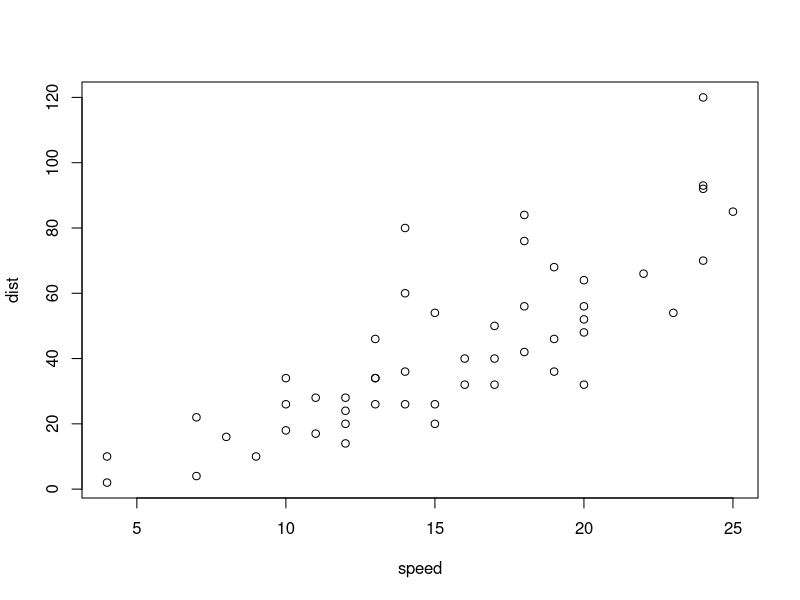
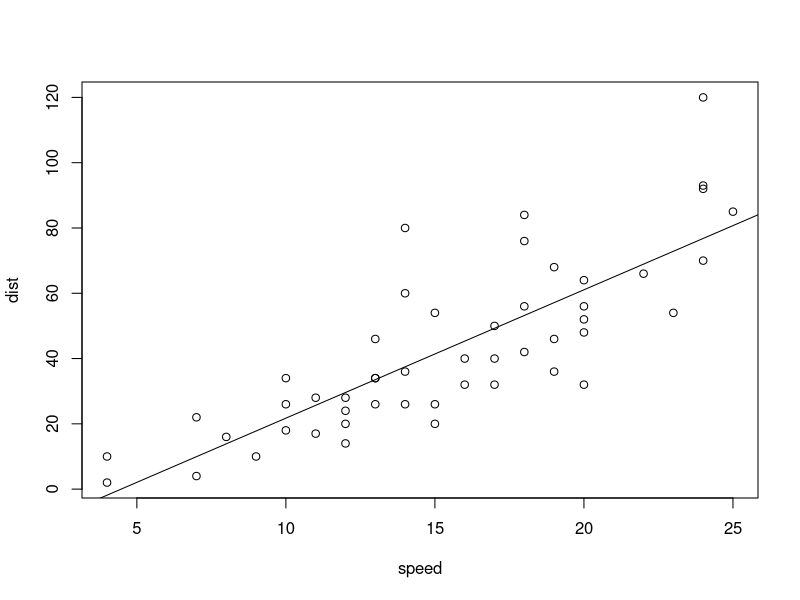
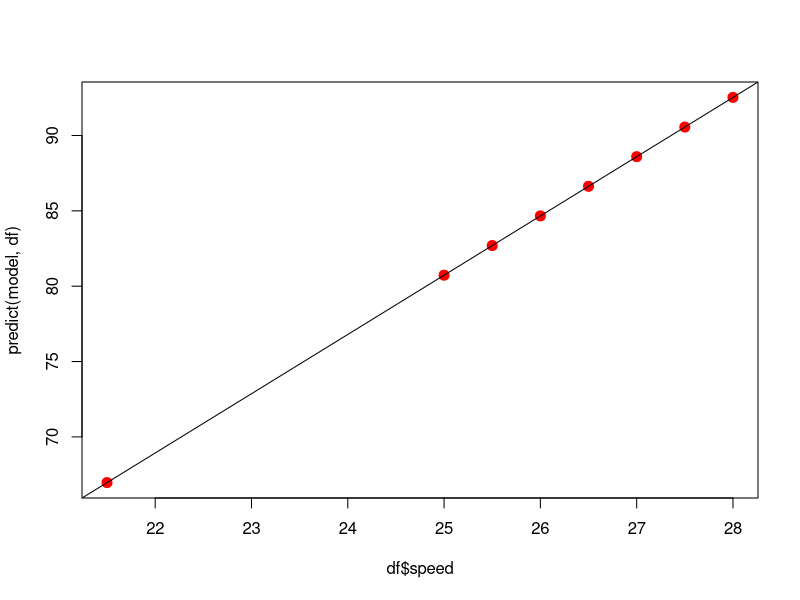
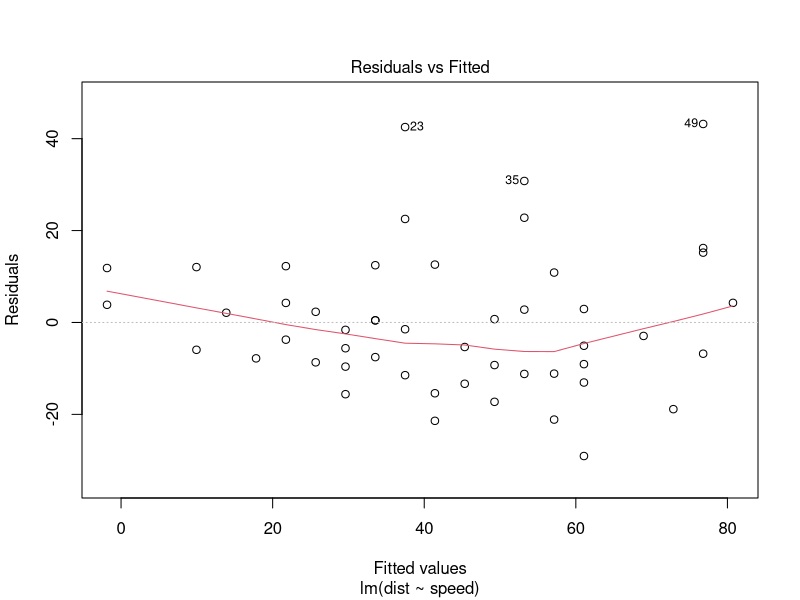
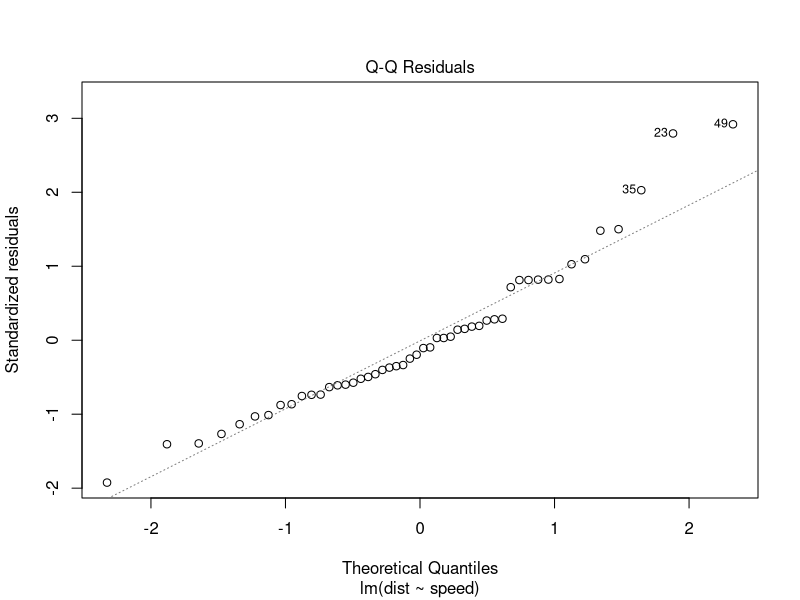
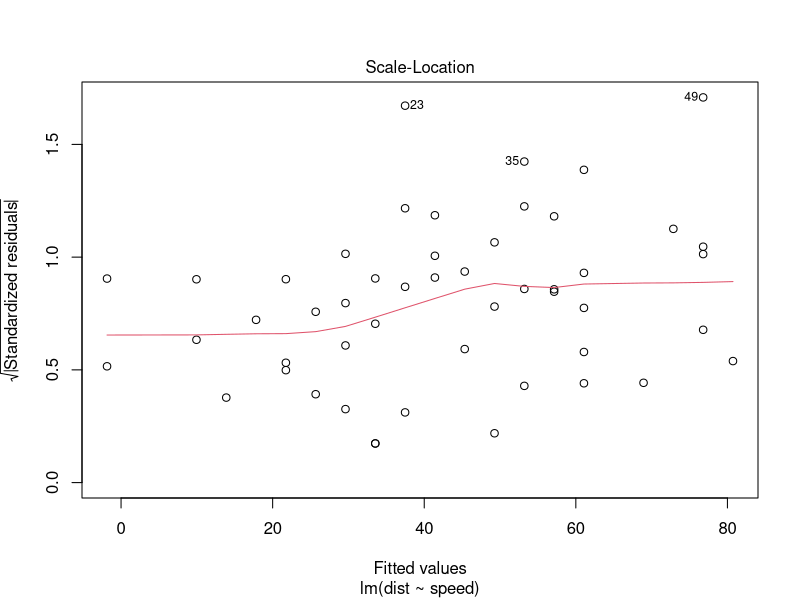
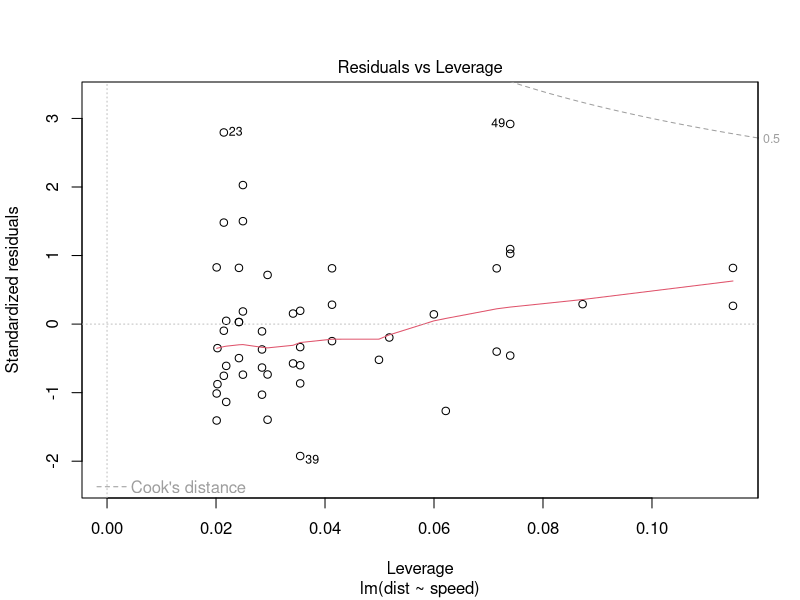
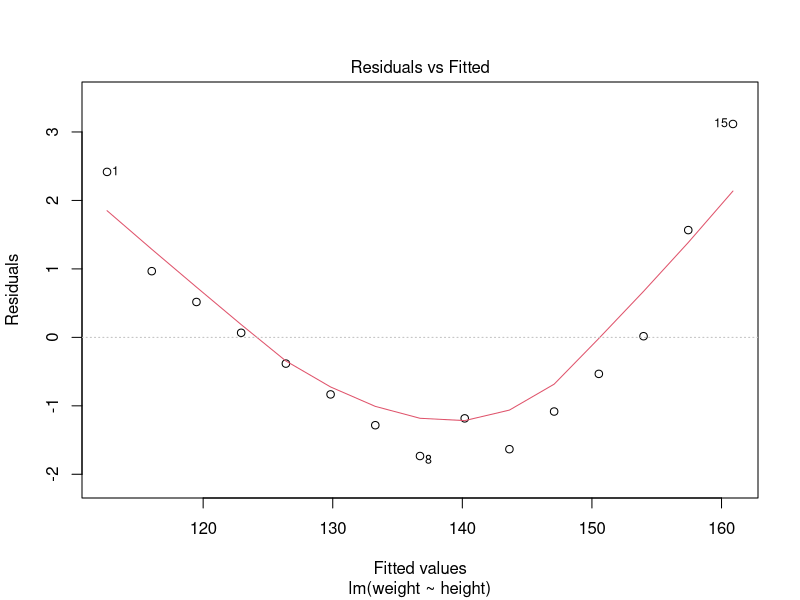

Recreate these plots in R, in order.
#
# 14일차
#
# 단순선형 회귀분석( simple linear regression analysis )
#
# Modeling : 현실 세계에서 일어나는 현상을 수학식으로 표현하는 행위
#
# 데이터 과학에서
# 독립변수 x를 설명변수(explanatory variable), 특징(feature)
# 종속변수 y를 반응변수(response variable), 레이블(lable)
# x가 입력되면 y를 맞추어야 하는 문제, y를 ground truth로 간주
#
#                               ( 훈련 data )
# 데이터 과학에서 Modeling이란, 수집한 data를 이용하여 최적의 모델을 찾아내는 과정
#
# 최적의 모델을 찾는 과정
# 모델 : y = Wx + b -> W, b를 계수(매개변수)
#
# 1. 모델 선택 : 선형 방정식 선택
# 2. 주어진 data(훈련 data)를 적용하여 매개변수 결정
#     -> lm()
# 3. 예측은 훈련 data에 없는 "새로운 data로" 모델이 레이블을 추정하는 과정
#     -> predict() * 예측 할 땐 훈련 데이터가 아닌 걸로 해야 함.
# 4. ★ 완성된 모델에 대한 품질 평가 ★
#     -> summary() : 결과 이해 -> p값 : 회귀선을 기준으로 데이터가 퍼져있는지 모여있는지 확인할 수 있다.
#
# 회귀분석(Regression Analysis)
#   관찰된 연속형 변수들에 대해 두 변수 사이의 모형을 구한 뒤, 적합도를 측정해 내는 분석방법.
#
#   시간에 따라 변화하는 데이터나 어떤 여향(? 영향?), 가설적 실험,
#   인과 관계의 모델링 등의 통계적 예측에 이용될 수 있다.
#
# 단순선형 회귀분석(simple linear regression analysis)
#   독립변수와 종속변수와의 관계가 선형으로 표현
#   하나의 독립변수를 다루는 분석방법
#
# 단순선형 회귀모델의 회귀식 : y = Wx + b(W, b는 상수)
#         W,b는 어떻게 찾을 수 있을까?
#         x,y로 구성된 data를 이용하여 W,b를 찾아내는 모델

# 주행거리와 제동거리 사이의 회귀모델
str( cars )
head( cars )

# 산점도를 통한 선형 관계 확인
plot( dist ~ speed, data = cars )
plot( cars )

# 회귀모델 구하기,
# 종속(반응)변수 - 독립(설명)변수 순서로 지정                   y(dist) = Wx(speed) + b
# 어떤 변수가 종속변수이고 독립변수인지 정하는 게 중요
model <- lm( dist~speed, cars)  # lm(종속변수(y) ~ 설명변수(x), 데이터셋) => W와 b를 찾아내라. -> model에 저장
model

# Call:
#lm(formula = dist ~ speed, data = cars)
# 
# Coefficients(계수, 매개변수):
#   (Intercept)        speed  
#       -17.579        3.932  
#    b값(절편)      W값(기울기)
# y = 3.932 * X - 17.579

# 회귀선과 차이값이 제일 작은 선 찾기 -> 평균제곱오차법?
abline(model)

coef( model )                        # 매개변수(계수) - w,b 값 출력
cars
fitted( model )                      # 훈련 data에 있는 샘플에 대한 예측값
residuals( model )                   # 잔차 : 실제 값과 회귀식으로 추정된 값과의 차이
deviance( model ) / length( cars$speed ) # 잔차 제곱합을 평균제곱오차(MES:mean squared error)로 변환

b <- coef( model )[1]
w <- coef( model )[2]

speed <- 21.5
dist <- w * speed + b
dist


df <- data.frame( speed = c(21.5,25.0,25.5,26.0,
                            26.5,27.0,27.5,28.0))
predict( model, df )  #예측 수행 함수
plot( df$speed, predict( model, df ), col = 'red',
      cex = 2, pch = 20)
abline( model )

speed <- cars[,1]
pred <- w * speed + b
pred

compare <- data.frame( pred, cars[,2],
                       pred - cars[,2])
compare

colnames( compare ) <- c('예상','실제','오차')

head( fitted( model ) , 3 )       # 예측
head( residuals( model ), 3 )     # 추정된 값과의 차이
head( compare, 3 )

summary( model )
# 평균은 클수록, 분산은 작을수록, 데이터 크기가 클수록 믿음이 커진다. -> t-통계량(t-statistics) / t-값(t-value)
# t-값이 크면 대립가설에 대한 믿음이 강해진다.
# t-값이 작으면 대립가설에 대한 믿음이 약해진다.
# 데이터를 통해 '대립가설이 통계학적으로 유의미하다'라는 것을 증명하고 확인하는 작업을
# t-검정(t-test)라고 한다.
#
# '귀무가설이 참이라고 가정했을 때, 표본으로부터 얻어지는 통계치가 나타날(관측될) 확률'을 계산하는데
# 이 때 계산된 확률값을 p값이라 한다.
#
# p값이 매우 낮으면, 이러한 표본 통계값은 우연히 나타나기 어려운 케이스이기 때문에,
# 우리는 귀무가설을 채택하지 않고(기각하고), 대안적인 가설인 가설, 즉 대립가설을 채택한다.
# 귀무/대립가설을 택하는 p값의 기준 = 0.05

# 귀무가설 : 검증하고 하는 가설. 자연적으로 보다 발생할 확률이 높은 쪽. "긍정적","같다","순수하다" ...
# 대립가설 : 귀무가설에 대립되는 가설. 발생할 확률이 낮은 쪽. "부정적","다르다","변한다","차이가 있다" ...

# Call:
#   lm(formula = dist ~ speed, data = cars)
# 
# Residuals:
#   Min      1Q  Median      3Q     Max 
# -29.069  -9.525  -2.272   9.215  43.201 
# 
# Coefficients:
#            Estimate Std. Error   t value  Pr(>|t|)    
# (Intercept) -17.5791     6.7584  -2.601   0.0123 *  
#   speed       3.9324     0.4155   9.464   1.49e-12 ***
#   ---
#   Signif. codes:  0 ‘***’ 0.001 ‘**’ 0.01 ‘*’ 0.05 ‘.’ 0.1 ‘ ’ 1
# 
# Residual standard error: 15.38 on 48 degrees of freedom
# Multiple R-squared:  0.6511,	Adjusted R-squared:  0.6438 
# F-statistic: 89.57 on 1 and 48 DF,  p-value: 1.49e-12

str( cars )
head( cars )
car_model <- lm( dist ~ speed, data = cars )
coef( car_model )
plot( car_model )
abline( car_model, col = 'red')
summary( car_model )

# Coefficients:
#            Estimate Std.  Error   t value  Pr(>|t|)    
# (Intercept) -17.5791     6.7584  -2.601   0.0123 *  
#   speed       3.9324     0.4155   9.464   1.49e-12 ***

str( women )
head( women )
women_model <- lm( weight ~ height, data = women )
coef( women_model )
plot( women_model )
abline( women_model, col = 'blue')
summary( women_model )

# Coefficients:
#              Estimate Std.  Error    t value  Pr(>|t|)    
# (Intercept)   -87.51667    5.93694  -14.74    1.71e-09 ***
#   height        3.45000    0.09114   37.85    1.09e-14 ***

# Pr(>|t|) -> cars  : 0.0123   : cars 데이터는 회귀선에 모여있는 편 >> 오차가 적은 편일 가능성 有
# Pr(>|t|) -> women : 1.71e-09 : women 데이터는 회귀선에서 떨어져 있는 편(퍼져있는 편) >> 오차가 많이 날 가능성 有




